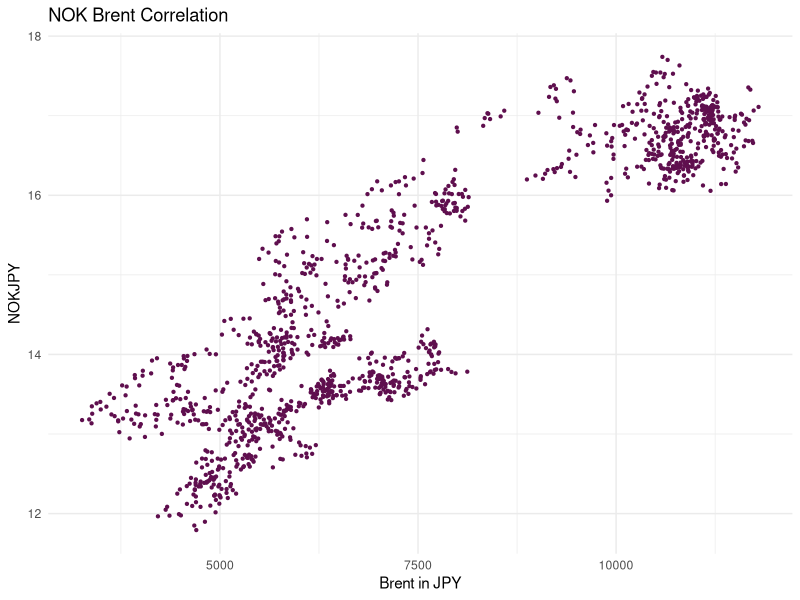
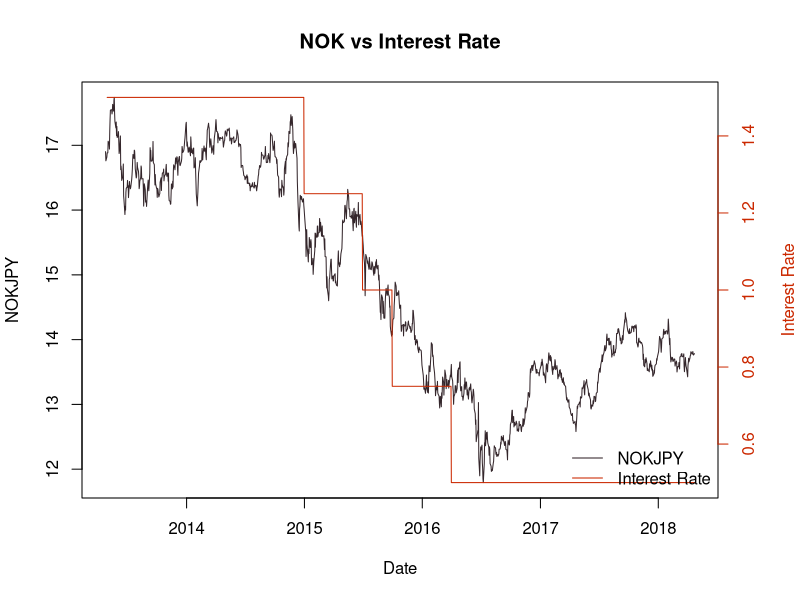
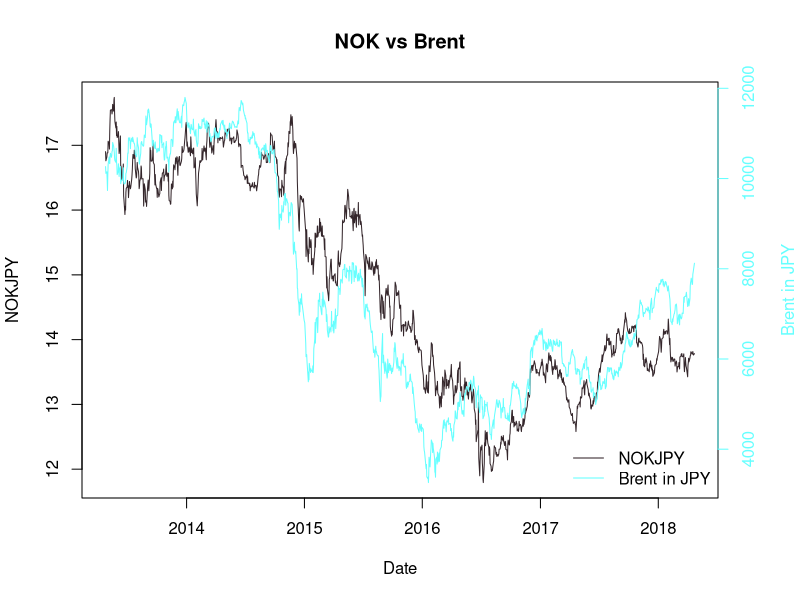
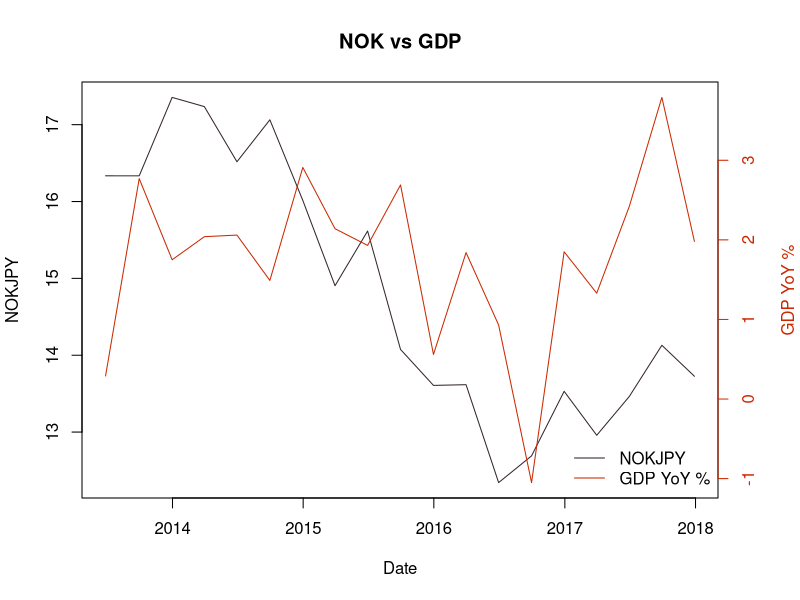
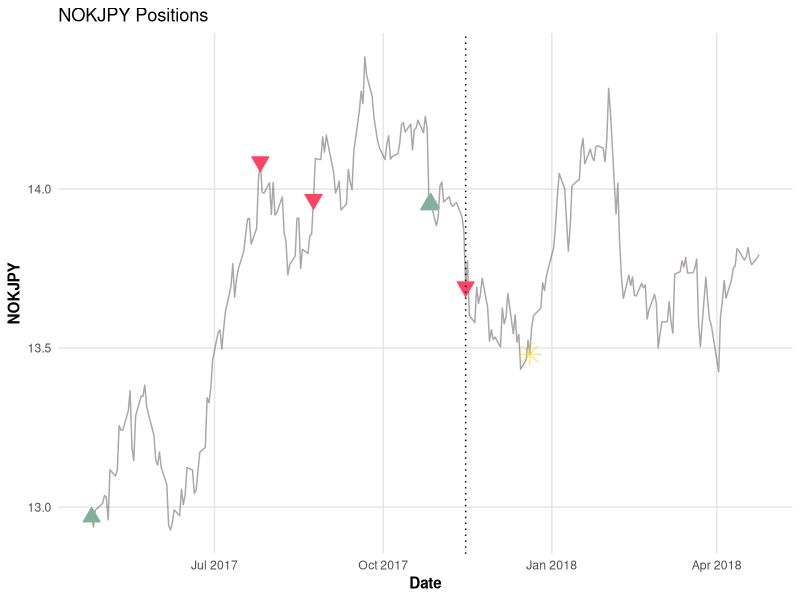
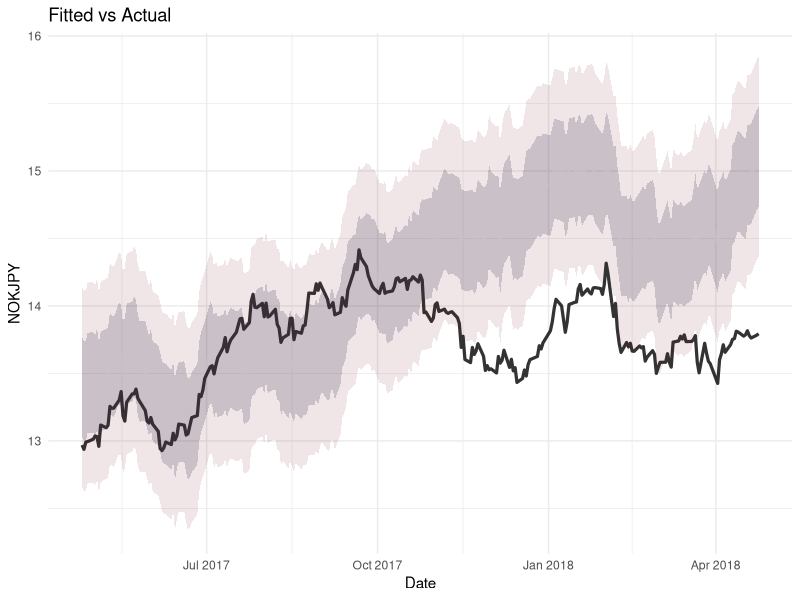

Generate these figures, in order, with R:
# Oil Money NOK - R Translation

# Load required libraries
library(tidyverse)
library(lubridate)
library(glmnet)
library(dplyr)
library(ggplot2)
library(tidyr)
library(urca)
library(tseries)

# Load and prepare data
df <- read.csv("data/brent crude nokjpy.csv", check.names = FALSE)
colnames(df)[1] <- "date"
df$date <- as.Date(df$date, format = "%m/%d/%Y")

# Scatter plot NOK vs Brent
df %>%
  filter(date < as.Date("2018-04-24")) %>%
  ggplot(aes(x = brent, y = nok)) +
  geom_point(color = "#5f0f4e", size = 0.8) +
  labs(title = "NOK Brent Correlation", x = "Brent in JPY", y = "NOKJPY") +
  theme_minimal()

# Dual-axis base plot function (mimics Python twin axes)
dual_base_plot <- function(data, y1_col, y2_col, y1_label, y2_label, title,
                           col1 = "#34262b", col2 = "#cb2800") {
  # Set margins to allow right axis label
  par(mar = c(5, 4, 4, 4) + 0.1)
  # Plot first series
  plot(data$date, data[[y1_col]], type = "l", col = col1,
       xlab = "Date", ylab = y1_label, main = title)
  # Overlay second series with no axes
  par(new = TRUE)
  plot(data$date, data[[y2_col]], type = "l", col = col2,
       axes = FALSE, xlab = "", ylab = "")
  axis(side = 4, col = col2, col.axis = col2)
  mtext(y2_label, side = 4, line = 3, col = col2)
  legend("bottomright", legend = c(y1_label, y2_label),
         col = c(col1, col2), lty = 1, bty = "n")
}

# Use dual_base_plot for relationships
# NOK vs Interest Rate
dual_base_plot(
  df %>% filter(date < as.Date("2018-04-24")),
  y1_col = "nok", y2_col = "interest rate",
  y1_label = "NOKJPY", y2_label = "Interest Rate",
  title = "NOK vs Interest Rate"
)

# NOK vs Brent
dual_base_plot(
  df %>% filter(date < as.Date("2018-04-24")),
  y1_col = "nok", y2_col = "brent",
  y1_label = "NOKJPY", y2_label = "Brent in JPY",
  title = "NOK vs Brent",
  col2 = "#66ffff"
)

# NOK vs GDP (quarterly) 

# Get indices and values where quarterly GDP is available
gdp_idx    <- which(!is.na(df$`gdp yoy`))
gdp_dates  <- df$date[gdp_idx]
gdp_values <- df$`gdp yoy`[gdp_idx]
nok_values <- df$nok[gdp_idx]  # Get actual NOK values on the same GDP dates

# Prepare combined dataframe with matched frequency
gdp_plot_df <- data.frame(
  date = gdp_dates,
  nok = nok_values,
  gdp_yoy = gdp_values
) %>% filter(date < as.Date("2018-01-01"))

# Plot using dual_base_plot
dual_base_plot(
  gdp_plot_df,
  y1_col = "nok", y2_col = "gdp_yoy",
  y1_label = "NOKJPY", y2_label = "GDP YoY %",
  title = "NOK vs GDP"
)

# Linear regression (OLS)
x0 <- df %>% select(usd, gbp, eur, brent)
y  <- df$nok
train_idx <- df$date < as.Date("2017-04-25")
ols_model <- lm(y[train_idx] ~ ., data = x0[train_idx, ])
print(summary(ols_model))

#Elastic Net regression (glmnet)
# Define the cutoff date
cutoff_date <- as.Date("2017-04-25")

# Filter data before the cutoff date
x0_filtered <- as.matrix(df[df$date < cutoff_date, c("usd", "gbp", "eur", "brent")])
y_filtered <- df$nok[df$date < cutoff_date]

# Parameters to evaluate
l1_ratio <- 0.01  # alpha in glmnet (Python l1_ratio)
lambdas <- c(9.9999, 10, 10.0000001)  # lambda in glmnet, I set closest to the 10 because is the best value in Python (Python alpha) 

# Search for the best model
best_model <- NULL
best_mse <- Inf
best_alpha <- NA
best_lambda <- NA

set.seed(123)  # For reproducibility
fit <- cv.glmnet(
  x = x0_filtered,
  y = y_filtered,
  alpha = l1_ratio,
  lambda = lambdas,
  standardize = FALSE,  # <-- Avoid standardization (Python Elastic Net doesn't apply standardization)
  intercept = TRUE,
  nfolds = 5,
  maxit = 5000
)

if (min(fit$cvm) < best_mse) {
  best_mse <- min(fit$cvm)
  best_model <- fit
  best_alpha <- l1_ratio
  best_lambda <- fit$lambda.min
}

# Extract coefficients
coef_best <- coef(best_model, s = "lambda.min")
intercept <- coef_best[1]
coefs <- as.vector(coef_best[-1])

cat("Best alpha (l1_ratio):", best_alpha, "\n")
cat("Best lambda:", best_lambda, "\n")
cat("Intercept:", intercept, "\n")
cat("Coefficients:", round(coefs, 5), "\n")

# Compute fitted values and residuals for the full dataframe
df$sk_fit <- df$usd * coefs[1] +
  df$gbp * coefs[2] +
  df$eur * coefs[3] +
  df$brent * coefs[4] +
  intercept

df$sk_residual <- df$nok - df$sk_fit

# Signals generation logic
# Set thresholds based on 1 sigma of residuals before the cutoff date
residual_std <- sd(df$sk_residual[df$date < as.Date('2017-04-25')])
upper <- residual_std
lower <- -residual_std

# Create the signals dataframe starting from April 25, 2017
signals <- df %>%
  filter(date >= as.Date('2017-04-25')) %>%
  select(date, nok, usd, eur, gbp, brent, sk_fit, sk_residual)

# Rename 'sk_fit' column to 'fitted'
signals <- signals %>%
  rename(fitted = sk_fit)

# Add band levels and initialize signal columns
signals <- signals %>%
  mutate(
    stop_profit = fitted + 2 * upper,
    stop_loss = fitted + 2 * lower,
    upper = fitted + upper,
    lower = fitted + lower,
    signals = 0
  )

# Ensure signals dataframe has signal and cumulative signal columns
signals$signals <- 0
signals$cumsum <- 0  # to track cumulative signal exposure

# Loop row by row
for (j in 1:nrow(signals)) {
  
  # Entry rules
  if (signals$nok[j] > signals$upper[j]) {
    signals$signals[j] <- -1  # Short signal
  }
  
  if (signals$nok[j] < signals$lower[j]) {
    signals$signals[j] <- 1   # Long signal
  }
  
  # Recalculate cumulative signal count
  signals$cumsum <- cumsum(signals$signals)
  
  # Neutralize if cumulative exposure exceeds ±1
  if (signals$cumsum[j] > 1 || signals$cumsum[j] < -1) {
    signals$signals[j] <- 0
    #signals$cumsum <- cumsum(signals$signals)
  }
  
  # STOP PROFIT: if profit limit is reached
  if (signals$nok[j] > signals$stop_profit[j]) {
    signals$cumsum <- cumsum(signals$signals)
    signals$signals[j] <- -signals$cumsum[j] + 1
    signals$cumsum <- cumsum(signals$signals)
    break  # stop algorithm
  }
  
  # STOP LOSS: if loss limit is reached
  if (signals$nok[j] < signals$stop_loss[j]) {
    signals$cumsum <- cumsum(signals$signals)
    signals$signals[j] <- -signals$cumsum[j] - 1
    signals$cumsum <- cumsum(signals$signals)
    break  # stop algorithm
  }
}

# Ensure the 'date' column is of class Date
signals$date <- as.Date(signals$date)

# Create dataframes for LONG, SHORT, and Exit Point signals
long_signals <- signals %>%
  filter(signals > 0)

short_signals <- signals %>%
  filter(signals < 0)

exit_point <- signals %>%
  filter(date == as.Date("2017-12-20"))

# NOK signals positions plot
ggplot(signals, aes(x = date, y = nok)) +
  geom_line(color = "#594f4f", alpha = 0.5) +
  geom_point(data = long_signals, aes(x = date, y = nok),
             color = "#83af9b", shape = 24, fill = "#83af9b", size = 4) +
  geom_point(data = short_signals, aes(x = date, y = nok),
             color = "#fe4365", shape = 25, fill = "#fe4365", size = 4) +
  geom_point(data = exit_point, aes(x = date, y = nok),
             color = "#f9d423", shape = 8, size = 5, alpha = 0.8) +
  geom_vline(xintercept = as.Date("2017-11-15"), linetype = "dotted", color = "black") +
  labs(title = "NOKJPY Positions",
       x = "Date",
       y = "NOKJPY") +
  theme_minimal() +
  theme(panel.grid.minor = element_blank(),
        panel.grid.major = element_line(color = "gray90"),
        axis.title = element_text(face = "bold"),
        legend.position = "none")

# Fitted vs Actual plot
ggplot(signals, aes(x = date)) +
  geom_line(aes(y = fitted), color = "white", size = 1.2, alpha = 0.6) +
  geom_line(aes(y = nok), color = "black", size = 1.1, alpha = 0.8) +
  geom_ribbon(aes(ymin = lower, ymax = upper), fill = "#2a3457", alpha = 0.2) +
  geom_ribbon(aes(ymin = stop_loss, ymax = stop_profit), fill = "#720017", alpha = 0.1) +
  labs(title = "Fitted vs Actual", x = "Date", y = "NOKJPY") +
  theme_minimal()
